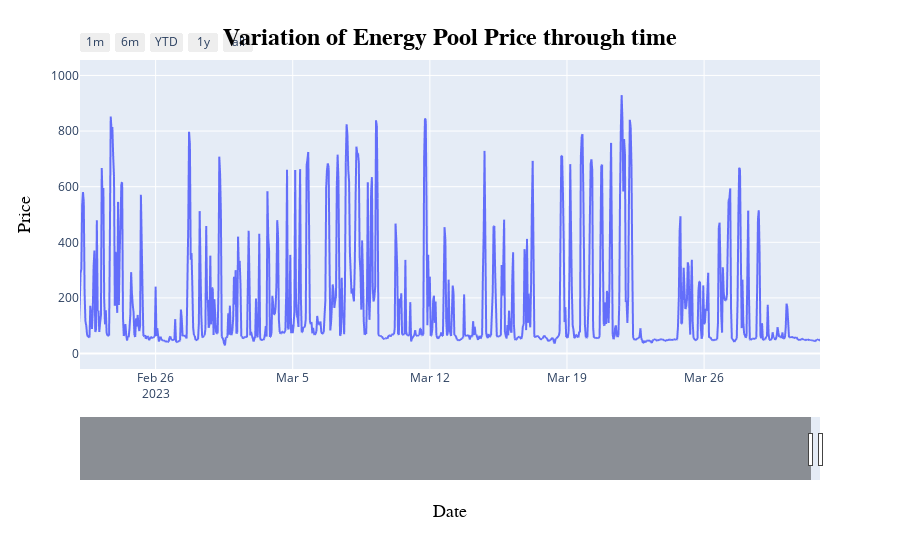

Notebook cell for this chart:
### Code cell
fig = px.line(df, y="price")
fig.update_layout(
    title={
        "text": "Energy Pool Price Variation Over Time",
        "font": {"size": 18, "family": "Arial", "color": "black"},
        "y": 0.97,
        "x": 0.5,
        "xanchor": "center",
        "yanchor": "top",
    },
    xaxis_title={
        "text": "Date",
        "font": {"size": 18, "family": "Arial", "color": "black"},
    },
    yaxis_title={
        "text": "Price",
        "font": {"size": 18, "family": "Arial", "color": "black"},
    },
    xaxis_range=["2023-03-01", "2023-03-31"],
    height=500,
)
fig.update_xaxes(
    rangeslider_visible=True,
    rangeselector=dict(
        buttons=list(
            [
                dict(count=1, label="1m", step="month", stepmode="backward"),
                dict(count=6, label="6m", step="month", stepmode="backward"),
                dict(count=1, label="YTD", step="year", stepmode="todate"),
                dict(count=1, label="1y", step="year", stepmode="backward"),
                dict(step="all"),
            ]
        )
    ),
)
fig.show()

### Figure 1 — Plotly figure (JSON) as saved in the notebook; plotly's stock layout.template omitted (floating-point values rounded to 4 significant figures; data arrays with more than 128 entries replaced by an {"elided": "..."} marker saying what was removed)
{"data": [{"hovertemplate": "date=%{x}<br>price=%{y}<extra></extra>", "legendgroup": "", "line": {"color": "#636efa", "dash": "solid"}, "marker": {"symbol": "circle"}, "mode": "lines", "name": "", "showlegend": false, "type": "scattergl", "x": {"elided": "72287 str values"}, "xaxis": "x", "y": {"elided": "72287 float values"}, "yaxis": "y"}], "layout": {"autosize": true, "legend": {"tracegroupgap": 0}, "margin": {"t": 60}, "title": {"font": {"color": "black", "family": "Arial", "size": 24}, "text": "<b>Variation of Energy Pool Price through time</b>", "x": 0.5, "xanchor": "center", "y": 0.95, "yanchor": "top"}, "xaxis": {"anchor": "y", "autorange": false, "domain": [0, 1], "range": ["2023-02-22 03:21:42.649", "2023-03-31 22:00"], "rangeselector": {"buttons": [{"count": 1, "label": "1m", "step": "month", "stepmode": "backward"}, {"count": 6, "label": "6m", "step": "month", "stepmode": "backward"}, {"count": 1, "label": "YTD", "step": "year", "stepmode": "todate"}, {"count": 1, "label": "1y", "step": "year", "stepmode": "backward"}, {"step": "all"}]}, "rangeslider": {"autorange": true, "range": ["2015-01-01", "2023-03-31 22:00"], "visible": true, "yaxis": {"_template": null, "rangemode": "match"}}, "title": {"font": {"color": "black", "family": "Arial", "size": 18}, "text": "Date"}, "type": "date"}, "yaxis": {"anchor": "x", "autorange": true, "domain": [0, 1], "range": [-55.55, 1056.0], "title": {"font": {"color": "black", "family": "Arial", "size": 18}, "text": "Price"}, "type": "linear"}}}
